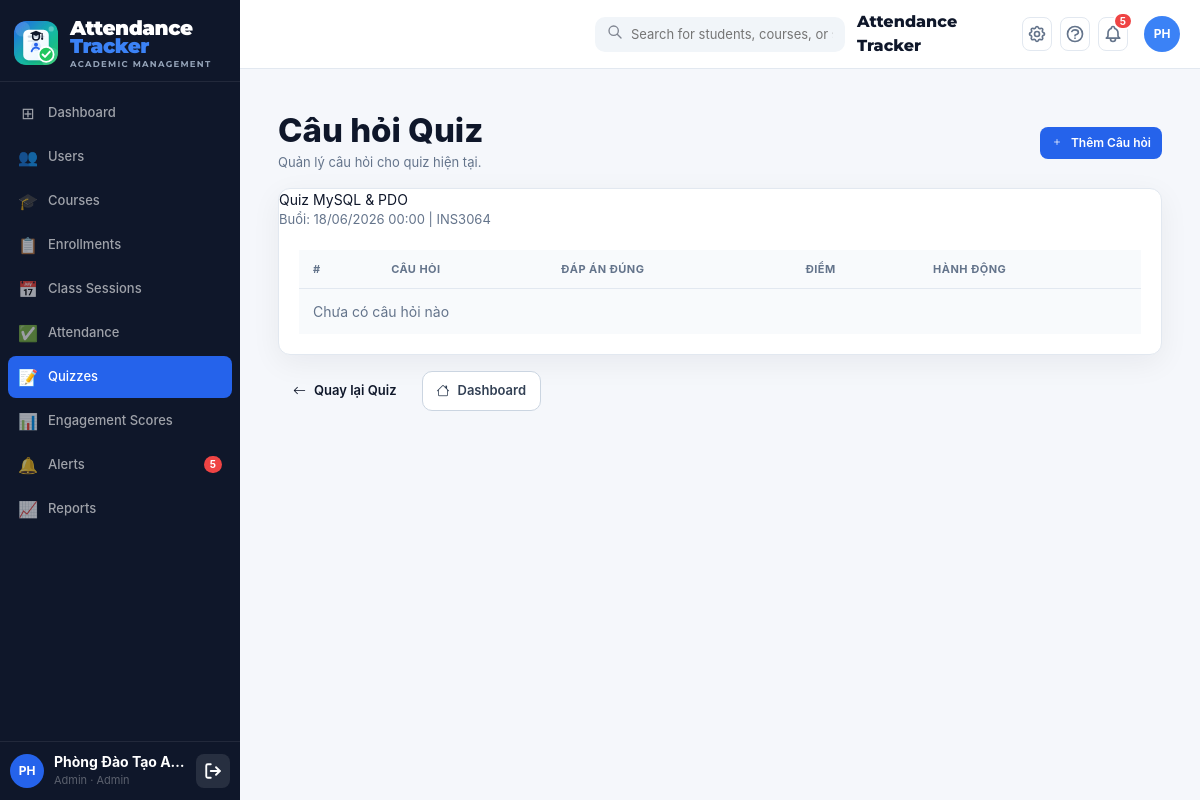
The app's page /public/teacher/quiz/questions_list.php?quiz_id=6 (signed in), older data.
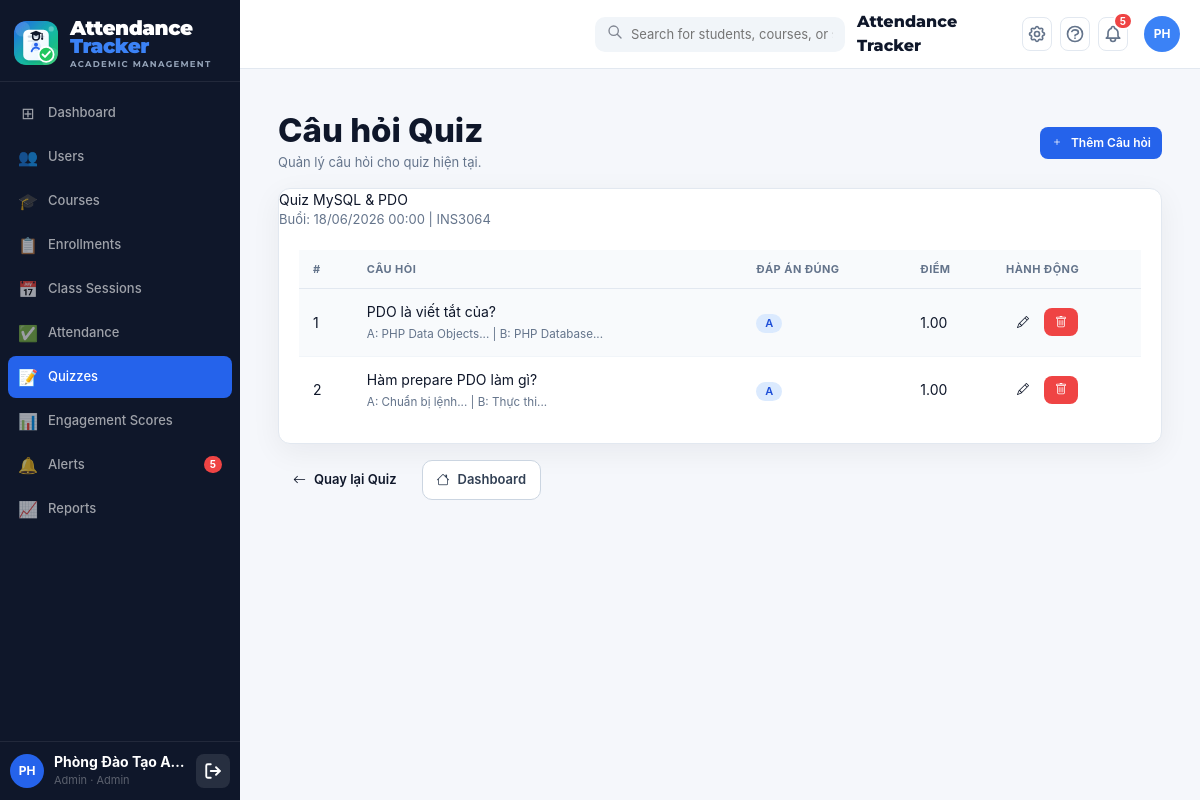
The same page, newer data.
### tables this page shows
CREATE TABLE IF NOT EXISTS `quiz_sessions` (
    `id`                 INT UNSIGNED NOT NULL AUTO_INCREMENT,
    `session_id`         INT UNSIGNED NOT NULL,
    `title`              VARCHAR(200) NOT NULL,
    `description`        TEXT         DEFAULT NULL,
    `time_limit_minutes` INT          DEFAULT NULL COMMENT 'NULL = không giới hạn',
    `status`             ENUM('draft','open','closed') NOT NULL DEFAULT 'draft',
    `allow_retake`       TINYINT(1)   NOT NULL DEFAULT 0,
    `created_at`         DATETIME     NOT NULL DEFAULT CURRENT_TIMESTAMP,
    `updated_at`         DATETIME     NOT NULL DEFAULT CURRENT_TIMESTAMP ON UPDATE CURRENT_TIMESTAMP,
    PRIMARY KEY (`id`),
    INDEX `idx_qs_session` (`session_id`),
    INDEX `idx_qs_status`  (`status`),
    CONSTRAINT `fk_qs_session` FOREIGN KEY (`session_id`) REFERENCES `class_sessions`(`id`) ON DELETE CASCADE
);

CREATE TABLE IF NOT EXISTS `class_sessions` (
    `id`           INT UNSIGNED NOT NULL AUTO_INCREMENT,
    `course_id`    INT UNSIGNED NOT NULL,
    `teacher_id`   INT UNSIGNED NOT NULL,
    `session_date` DATE         NOT NULL,
    `start_time`   TIME         NOT NULL,
    `end_time`     TIME         NOT NULL,
    `title`        VARCHAR(200) DEFAULT NULL,
    `description`  TEXT         DEFAULT NULL,
    `location`     VARCHAR(100) DEFAULT NULL,
    `status`       ENUM('upcoming','active','ended') NOT NULL DEFAULT 'upcoming',
    `notes`        TEXT         DEFAULT NULL,
    `created_at`   DATETIME     NOT NULL DEFAULT CURRENT_TIMESTAMP,
    `updated_at`   DATETIME     NOT NULL DEFAULT CURRENT_TIMESTAMP ON UPDATE CURRENT_TIMESTAMP,
    PRIMARY KEY (`id`),
    INDEX `idx_cs_course`  (`course_id`),
    INDEX `idx_cs_date`    (`session_date`),
    INDEX `idx_cs_status`  (`status`),
    CONSTRAINT `fk_cs_course`   FOREIGN KEY (`course_id`)  REFERENCES `courses`(`id`) ON DELETE CASCADE,
    CONSTRAINT `fk_cs_teacher`  FOREIGN KEY (`teacher_id`) REFERENCES `users`(`id`)
);

CREATE TABLE IF NOT EXISTS `courses` (
    `id`                       INT UNSIGNED  NOT NULL AUTO_INCREMENT,
    `course_code`              VARCHAR(20)   NOT NULL,
    `course_name`              VARCHAR(150)  NOT NULL,
    `credits`                  TINYINT       NOT NULL DEFAULT 3,
    `semester`                 VARCHAR(20)   NOT NULL   COMMENT 'VD: 2025-2',
    `room`                     VARCHAR(50)   DEFAULT NULL,
    `schedule_info`            VARCHAR(200)  DEFAULT NULL COMMENT 'VD: Thứ 5, 07:30-09:30',
    `absence_threshold`        INT           NOT NULL DEFAULT 3
                               COMMENT 'Số buổi vắng tối đa – vượt ngưỡng thì tạo alert low_attendance',
    `low_engagement_threshold` DECIMAL(5,2)  NOT NULL DEFAULT 40.00
                               COMMENT 'Ngưỡng engagement_index (0-100) – thấp hơn thì tạo alert low_engagement',
    `attend_score`             DECIMAL(4,2)  NOT NULL DEFAULT 2.00
                               COMMENT 'Điểm mặc định/fallback mỗi lần điểm danh đúng giờ',
    `quiz_correct_score`       DECIMAL(4,2)  NOT NULL DEFAULT 2.00
                               COMMENT 'Điểm mặc định/fallback mỗi câu quiz đúng',
    `discussion_score`         DECIMAL(4,2)  NOT NULL DEFAULT 1.00
                               COMMENT 'Điểm mặc định/fallback mỗi lần tham gia thảo luận',
    `is_active`                TINYINT(1)    NOT NULL DEFAULT 1,
    `created_at`               DATETIME      NOT NULL DEFAULT CURRENT_TIMESTAMP,
    `updated_at`               DATETIME      NOT NULL DEFAULT CURRENT_TIMESTAMP ON UPDATE CURRENT_TIMESTAMP,
    PRIMARY KEY (`id`),
    UNIQUE KEY `uq_course_semester` (`course_code`, `semester`),
    INDEX `idx_semester`  (`semester`),
    INDEX `idx_is_active` (`is_active`)
);

CREATE TABLE IF NOT EXISTS `quiz_questions` (
    `id`             INT UNSIGNED NOT NULL AUTO_INCREMENT,
    `quiz_id`        INT UNSIGNED NOT NULL,
    `question_text`  TEXT NOT NULL,
    `option_a`       VARCHAR(255) NOT NULL,
    `option_b`       VARCHAR(255) NOT NULL,
    `option_c`       VARCHAR(255) DEFAULT NULL,
    `option_d`       VARCHAR(255) DEFAULT NULL,
    `correct_option` ENUM('A','B','C','D') NOT NULL DEFAULT 'A',
    `points`         DECIMAL(4,2) NOT NULL DEFAULT 1.00,
    `order_num`      INT NOT NULL DEFAULT 1,
    `created_at`     DATETIME NOT NULL DEFAULT CURRENT_TIMESTAMP,
    PRIMARY KEY (`id`),
    INDEX `idx_qq_quiz` (`quiz_id`),
    INDEX `idx_qq_order` (`order_num`),
    CONSTRAINT `fk_qq_quiz` FOREIGN KEY (`quiz_id`) REFERENCES `quiz_sessions`(`id`) ON DELETE CASCADE
);

### controllers/QuizController.php (called while the page is built, shortened)
<?php
require_once APP_ROOT . '/config/Database.php';
require_once APP_ROOT . '/models/QuizSessionModel.php';
require_once APP_ROOT . '/models/QuizQuestionModel.php';
class QuizController
{
    private QuizSessionModel $quizSessionModel;
    private QuizQuestionModel $quizQuestionModel;
    public function __construct()
    {
        $this->quizSessionModel = new QuizSessionModel();
        $this->quizQuestionModel = new QuizQuestionModel();
    }
    public function listQuestions(): void
    {
        $quizId = (int) ($_GET['quiz_id'] ?? 0);
        $quiz = $this->quizSessionModel->getByIdWithSession($quizId);
        $questions = $this->quizQuestionModel->getByQuizId($quizId);
        require_once APP_ROOT . '/views/teacher/quiz/questions_list.php';
    }
}

### public/teacher/quiz/questions_list.php (called while the page is built, shortened)
<?php
require_once APP_ROOT . '/controllers/QuizController.php';
$controller = new QuizController();
$controller->listQuestions();

### config/database.php (called while the page is built, shortened)
<?php
class Database
{
    private static ?Database $instance = null;
    private PDO $pdo;
    private function __construct()
    {
        $dsn = sprintf(
            'mysql:host=%s;port=%s;dbname=%s;charset=%s',
            DB_HOST, DB_PORT, DB_NAME, DB_CHARSET
        );
        $options = [
            PDO::ATTR_ERRMODE            => PDO::ERRMODE_EXCEPTION,
            PDO::ATTR_DEFAULT_FETCH_MODE => PDO::FETCH_ASSOC,
            PDO::ATTR_EMULATE_PREPARES   => false,
        ];
        try {
            $this->pdo = new PDO($dsn, DB_USER, DB_PASS, $options);
        } catch (PDOException $e) {
            if (APP_ENV === 'development') {
                die('<h3 style="color:red">Database Error: ' . $e->getMessage() . '</h3>');
            } else {
                die('<h3>Lỗi hệ thống. Vui lòng thử lại sau.</h3>');
            }
        }
    }
    public static function getInstance(): Database
    {
        if (self::$instance === null) {
            self::$instance = new self();
        }
        return self::$instance;
    }
    public function getConnection(): PDO
    {
        return $this->pdo;
    }
}

### models/QuizSessionModel.php (called while the page is built, shortened)
<?php
require_once APP_ROOT . '/config/Database.php';
class QuizSessionModel
{
    private PDO $db;
    public function __construct()
    {
        $this->db = Database::getInstance()->getConnection();
    }
    public function getByIdWithSession(int $id): ?array
    {
        $stmt = $this->db->prepare(
            'SELECT
                qs.id, qs.session_id, qs.title, qs.description, qs.time_limit_minutes,
                qs.status, qs.allow_retake, qs.created_at, qs.updated_at,
                cs.session_date, cs.start_time, cs.end_time,
                c.course_name, c.course_code
             FROM quiz_sessions qs
             JOIN class_sessions cs ON qs.session_id = cs.id
             JOIN courses c ON cs.course_id = c.id
             WHERE qs.id = ? LIMIT 1'
        );
        $stmt->execute([$id]);
        $result = $stmt->fetch();
        return $result ?: null;
    }
}

### models/QuizQuestionModel.php (called while the page is built, shortened)
<?php
require_once APP_ROOT . '/config/Database.php';
class QuizQuestionModel
{
    private PDO $db;
    public function __construct()
    {
        $this->db = Database::getInstance()->getConnection();
    }
    public function getByQuizId(int $quizId): array
    {
        $stmt = $this->db->prepare(
            'SELECT id, quiz_id, question_text, option_a, option_b, option_c, option_d, correct_option, points, order_num, created_at
             FROM quiz_questions WHERE quiz_id = ? ORDER BY order_num ASC'
        );
        $stmt->execute([$quizId]);
        return $stmt->fetchAll();
    }
}

### views/teacher/quiz/questions_list.php (the view, shortened to what the rows shown need)
<?php
require_once APP_ROOT . '/views/layouts/header.php';
?>
<div class="container mt-4">
    <div class="admin-page-title">
        <div class="left">
            <h1>Câu hỏi Quiz</h1>
        </div>
    </div>
    <div class="card">
      <div class="card-header">
        <div>
          <div class="card-title"><?php echo htmlspecialchars($quiz['title']); ?></div>
          <div class="text-muted" style="font-size:13px;">Buổi: <?php echo date('d/m/Y H:i', strtotime($quiz['session_date'] . ' ' . $quiz['start_time'])); ?> | <?php echo htmlspecialchars($quiz['course_code']); ?></div>
        </div>
      </div>
      <div class="card-body">
        <div class="table-wrap">
          <div class="table-responsive">
            <table class="table table-hover table-striped mb-0">
                <thead class="table-light">
                    <tr>
                        <th>#</th>
                        <th>Câu hỏi</th>
                        <th>Đáp án Đúng</th>
                        <th>Điểm</th>
                        <th>Hành động</th>
                    </tr>
                </thead>
                <tbody>
                    <?php if (empty($questions)): ?>
                        <tr>
                            <td colspan="5" class="text-center text-muted py-4">Chưa có câu hỏi nào</td>
                        </tr>
                    <?php else: ?>
                        <?php foreach ($questions as $q): ?>
                            <tr>
                                <td><?php echo $q['order_num']; ?></td>
                                <td>
                                    <div><?php echo htmlspecialchars(substr($q['question_text'], 0, 60)); ?></div>
                                    <small class="text-muted">
                                        A: <?php echo htmlspecialchars(substr($q['option_a'], 0, 30)); ?>... |
                                        B: <?php echo htmlspecialchars(substr($q['option_b'], 0, 30)); ?>...
                                    </small>
                                </td>
                                <td>
                                    <span class="badge bg-info"><?php echo $q['correct_option']; ?></span>
                                </td>
                                <td><?php echo number_format($q['points'], 2); ?></td>
                                <td>
                                    <a href="<?php echo APP_URL; ?>/teacher/quiz/questions_form.php?quiz_id=<?php echo $quiz['id']; ?>&id=<?php echo $q['id']; ?>" class="btn btn-sm btn-warning">
                                        <i class="bi bi-pencil"></i>
                                    </a>
                                    <form method="POST" action="<?php echo APP_URL; ?>/teacher/quiz/delete_question.php" style="display:inline;" onsubmit="return confirm('Xác nhận xóa?')">
                                        <button type="submit" class="btn btn-sm btn-danger">
                                            <i class="bi bi-trash"></i>
                                        </button>
                                    </form>
                                </td>
                            </tr>
                        <?php endforeach; ?>
                    <?php endif; ?>
                </tbody>
            </table>
          </div>
        </div>
      </div>
    </div>
</div>
<?php require_once APP_ROOT . '/views/layouts/footer.php'; ?>

Row changes from the older to the newer data that the page shows:
added quiz_questions: order_num "1", question_text "PDO là viết tắt của?", option_a "PHP Data Objects", option_b "PHP Database", correct_option "A", points "1.00"
added quiz_questions: order_num "2", question_text "Hàm prepare PDO làm gì?", option_a "Chuẩn bị lệnh", option_b "Thực thi", correct_option "A", points "1.00"
Text that changed along with them:
text no longer shown: "Chưa có câu hỏi nào"
